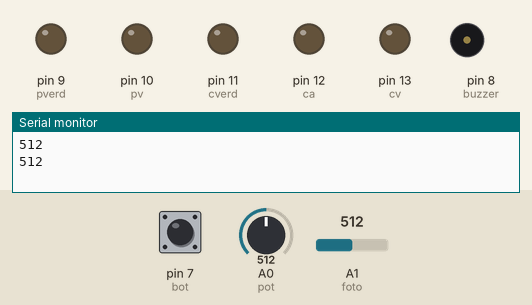
Bench run of a sketch on a simulated Arduino Uno, built with avr-gcc and run on an emulated ATmega328P. Shown: output pins drawn as LEDs (lit = HIGH), buzzer (waves = sounding, pin HIGH), the last lines printed to the serial monitor. The test bench sets the inputs (shaded band); at power-on: A1 (foto) = 512, A0 (pot) = 512, pin 7 (bot) LOW.

Above: at 3.8 s.
3.9 s: A1 (foto) set to 716
At 9.8 s:
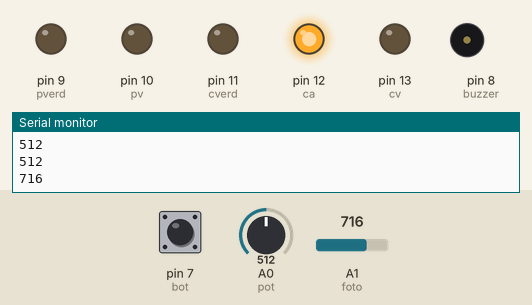
11.6 s: A0 (pot) set to 900
At 17.0 s:
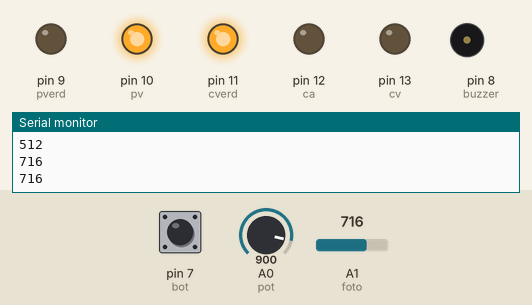
At 32.0 s:
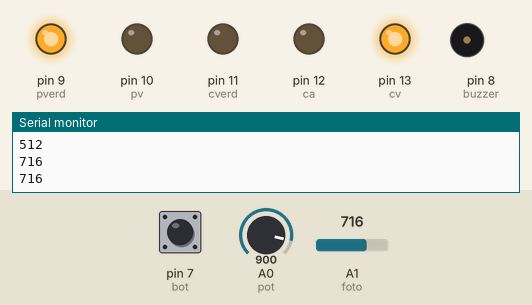
Timing chart, 0 to 40.5 s (numbered marks = the images above; inputs shaded):
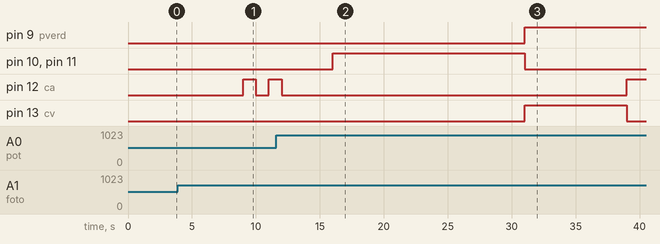

Measured:
- after the input at 3.9 s, pin 12 (ca): LOW → HIGH after 5.1 s, → LOW 1.0 s later, → HIGH 1.0 s later
- after the input at 11.6 s, pin 9 (pverd): LOW → HIGH after 19.4 s; pin 10 (pv), pin 11 (cverd): LOW → HIGH after 4.4 s, → LOW 15.0 s later; pin 13 (cv): LOW → HIGH after 19.4 s, → LOW 8.0 s later

The sketch:

semaforo_v_simples1.ino
```cpp
// C++ code
// Created by Daniela Carolina Freitas Pinheiro

//Carro
int cv = 13;
int ca = 12;
int cverd = 11;
//Pedestre
int pv = 10;
int pverd= 9;
int bot = 7;
//Outros
int pot = 0;
int foto = 1;
int buzzer = 8;
//variaveis extras
int liga;
int luz, limiar;

void setup()
{
  pinMode(buzzer,OUTPUT);
  pinMode(pverd,OUTPUT);
  pinMode(pv,OUTPUT);
  pinMode(cverd,OUTPUT);
  pinMode(ca,OUTPUT);
  pinMode(cv,OUTPUT);
  Serial.begin(9600);

}

void loop()
{
  luz = analogRead(foto);
  limiar = analogRead(pot);
  Serial.println(luz);
  //Serial.println(limiar);
  delay(3000);
  //De dia
  while (luz < limiar)
  {
    liga = digitalRead(bot);
    if (liga != 0)
    {
   	  digitalWrite(cv,HIGH);
      digitalWrite(cverd,LOW);
      digitalWrite(ca,LOW);
      digitalWrite(pv,LOW);
      digitalWrite(pverd,HIGH);
    }
    //VERDE
    digitalWrite(cv,LOW);
    digitalWrite(cverd,HIGH);
    digitalWrite(ca,LOW);
    digitalWrite(pv,HIGH);
    digitalWrite(pverd,LOW);
    delay(15000);

    //VERMELHO
    digitalWrite(cv,HIGH);
    digitalWrite(cverd,LOW);
    digitalWrite(ca,LOW);
    digitalWrite(pv,LOW);
    digitalWrite(pverd,HIGH);
    delay(8000);

    //AMARELO
    digitalWrite(cv,LOW);
    digitalWrite(ca,HIGH);
    digitalWrite(cverd,LOW);
    delay(2000);

    luz = analogRead(foto);
  	limiar = analogRead(pot);
  }
  //De noite
   while (luz > limiar)
  {
     digitalWrite(ca,HIGH);
     digitalWrite(cv,LOW);
     digitalWrite(cverd,LOW);
     digitalWrite(pv,LOW);
     digitalWrite(pverd,LOW);
     delay(1000);
     digitalWrite(ca,LOW);
     delay(1000);
     luz = analogRead(foto);
  	 limiar = analogRead(pot);
   }

}
```
